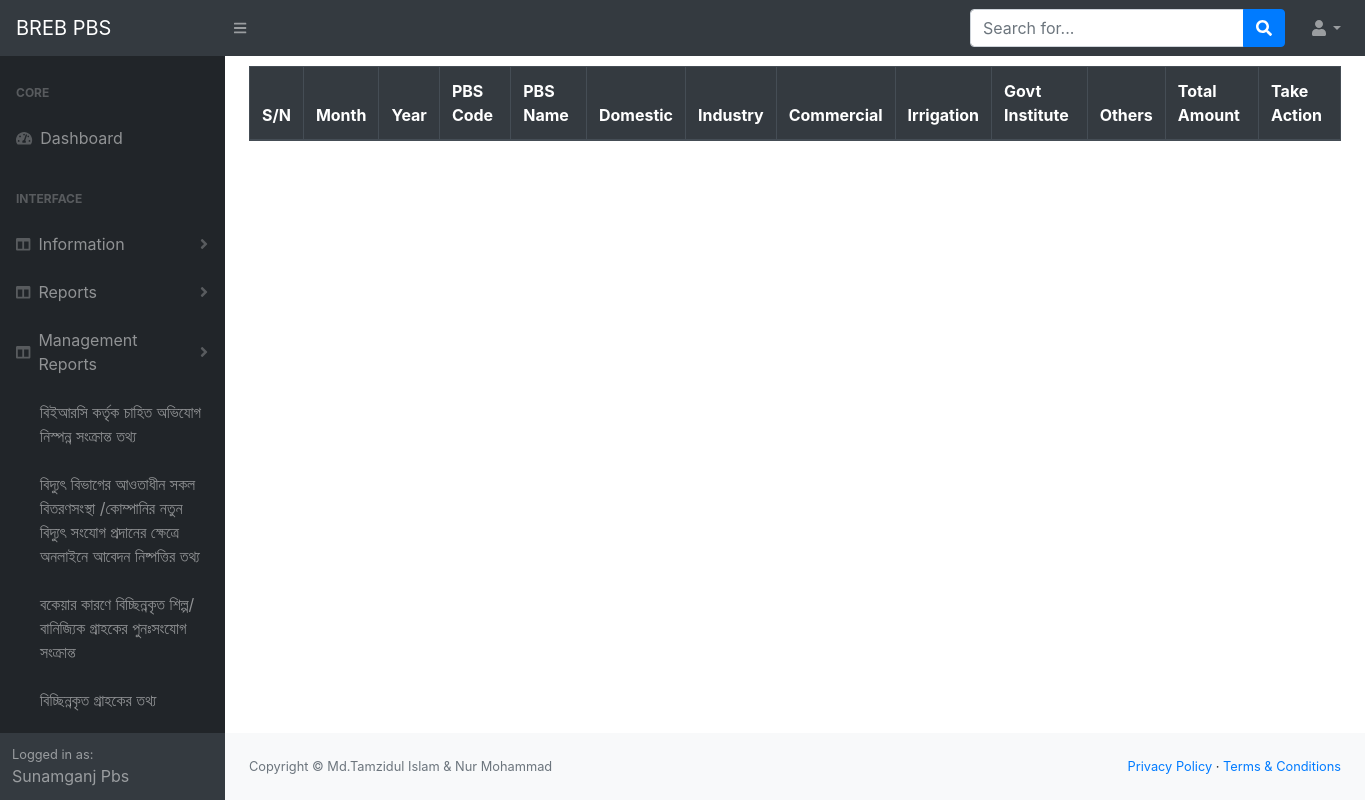
/my-dc-consumer (signed in), run on an earlier commit of the app's database.
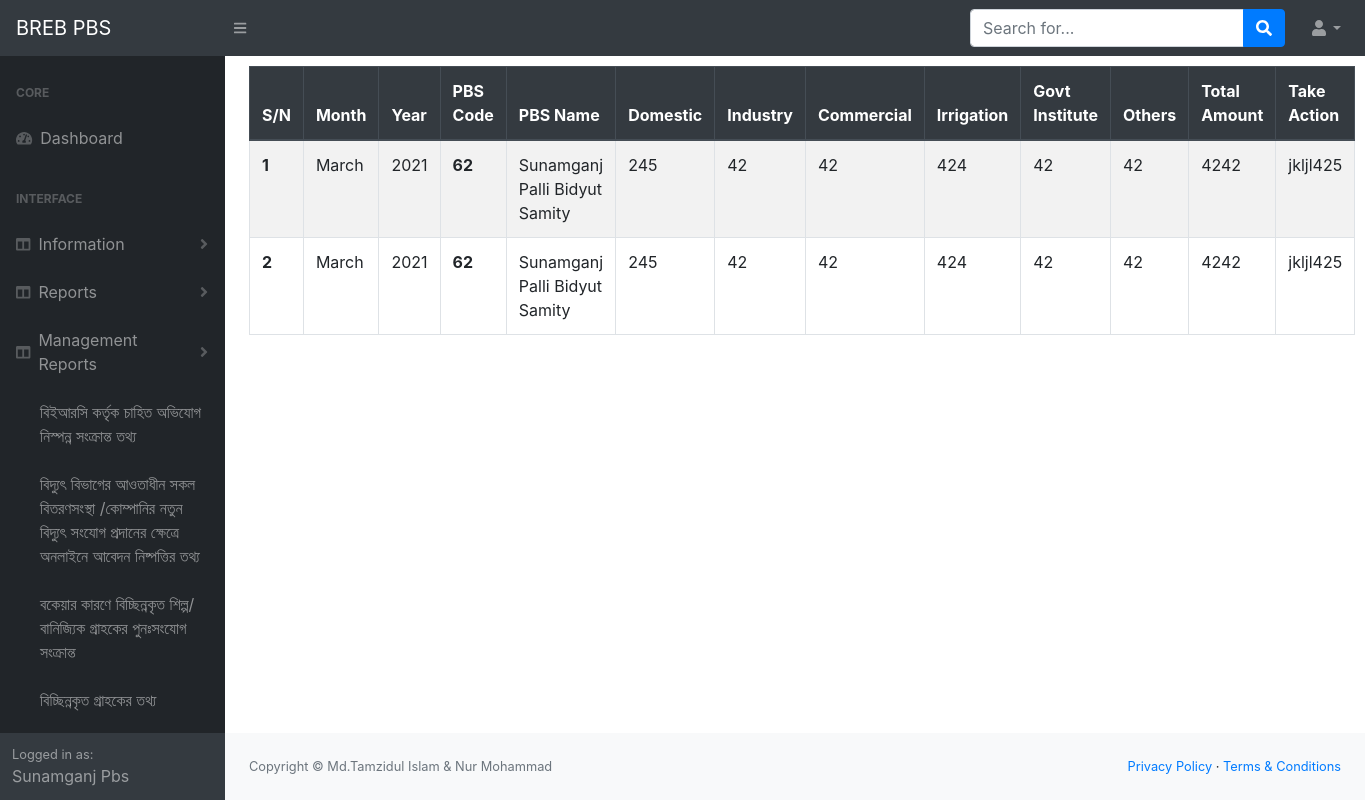
And on a later commit of the database.
### infoapp/models.py (models this page shows, shortened)
class DcConsumerInfo(models.Model):
    pbs_code=models.IntegerField(blank=True, null=True)
    management_code=models.IntegerField(blank=True,null=True)
    month=models.CharField(max_length=10, blank=True, null=True)
    year=models.CharField(max_length=10,blank=True, null=True)
    domestic=models.CharField(max_length=250, blank=True,null=True)
    industry=models.CharField(max_length=250, blank=True, null=True)
    commercial=models.CharField(max_length=250, blank=True, null=True)
    irrigation=models.CharField(max_length=250, blank=True, null=True)
    govt_institute=models.CharField(max_length=250, blank=True, null=True)
    other=models.CharField(max_length=250, blank=True, null=True)
    total_amount=models.CharField(max_length=250, blank=True, null=True)
    taken_action=models.TextField(max_length=250, blank=True, null=True)

class PbsInfo(models.Model):
    user=models.OneToOneField(User, on_delete=models.CASCADE)
    pbs_name=models.CharField(max_length=50)
    pbs_name_benglai=models.CharField(max_length=50)
    pbs_code=models.IntegerField(blank=True, null= True)
    management_code=models.IntegerField(blank=True, null=True)
    address=models.TextField(blank=True, null=True)
    mobile_no=models.TextField(blank=True , null=True)

### infoapp/views.py (the view)
# urls.py: path('my-dc-consumer', views.my_dc_consumer , name='my_dc_consumer'),
def my_dc_consumer(request):
    current_user=request.user
    user_id=current_user.id
    user_pbs_info=PbsInfo.objects.get(user__pk=user_id)
    pbs_code=user_pbs_info.pbs_code
    print(pbs_code)
    my_data=DcConsumerInfo.objects.filter(pbs_code=pbs_code)
    context={'my_data':my_data,'user_pbs_info':user_pbs_info}
    return render(request, 'my_dc_consumer.html',context)

### templates/my_dc_consumer.html
{% extends 'base.html'%}
{% block content %}
<div class="container">
    <div class="cow">
        <table class="table table-striped table-bordered" style="margin-top: 10px;">
            <thead class="thead-dark">
              <tr>
                <th scope="col">S/N</th>
                <th scope="col">Month</th>
                <th scope="col">Year</th>
                <th scope="col">PBS Code</th>
                <th scope="col">PBS Name</th>
                <th scope="col">Domestic</th>
                <th scope="col">Industry</th>
                <th scope="col">Commercial</th>
                <th scope="col">Irrigation</th>
                <th scope="col">Govt Institute</th>
                <th scope="col">Others</th>
                <th scope="col">Total Amount</th>
                <th scope="col">Take Action</th>
              </tr>
            </thead>
            <tbody>
                {% for my_data in my_data%}
              <tr>
                <th>{{ forloop.counter }}</th>
                <td>{{ my_data.month }}</td>
                <td>{{ my_data.year }}</td>
                <th scope="row">{{ my_data.pbs_code }}</th>
                <td>{{ user_pbs_info.pbs_name }}</td>
                <td>{{ my_data.domestic }}</td>
                <td>{{ my_data.industry }}</td>
                <td>{{ my_data.commercial }}</td>
                <td>{{ my_data.irrigation }}</td>
                <td>{{ my_data.govt_institute }}</td>
                <td>{{ my_data.other }}</td>
                <td>{{ my_data.total_amount }}</td>
                <td>{{ my_data.taken_action }}</td>
              </tr>
              {% endfor %}
            </tbody>
        </table>
    </div>
</div>
{% endblock %}

What changed in the data, as far as the page shows it:
added DcConsumerInfo: month "March", year "2021", pbs_code "62", domestic "245", industry "42", commercial "42", irrigation "424", govt_institute "42", other "42", total_amount "4242", taken_action "jkljl425"
now on this page (row unchanged): PbsInfo: pbs_name "Sunamganj Palli Bidyut Samity"
added DcConsumerInfo: month "March", year "2021", pbs_code "62", domestic "245", industry "42", commercial "42", irrigation "424", govt_institute "42", other "42", total_amount "4242", taken_action "jkljl425"
